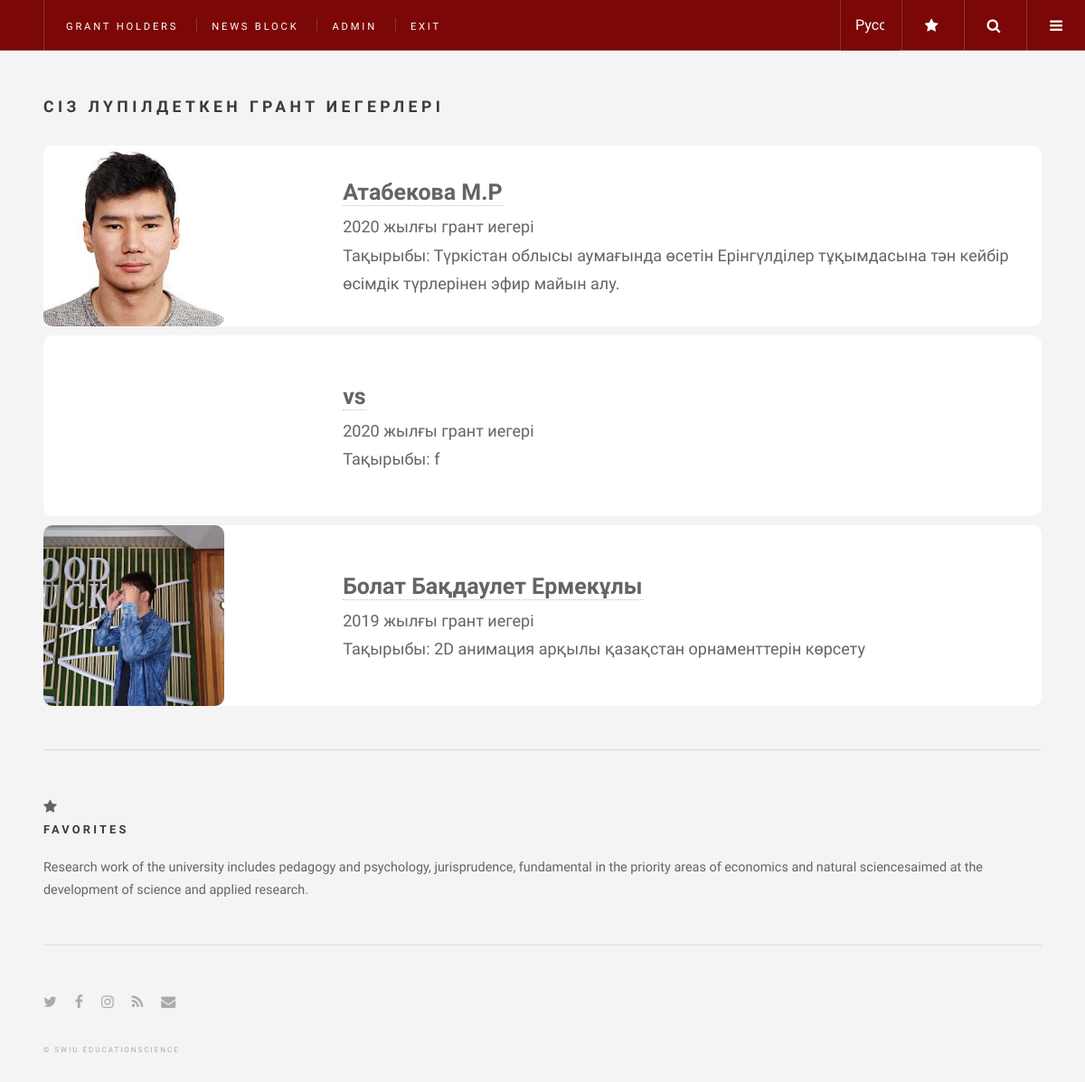
The app's page /en-us/user/like_lists/ (signed in), older data.
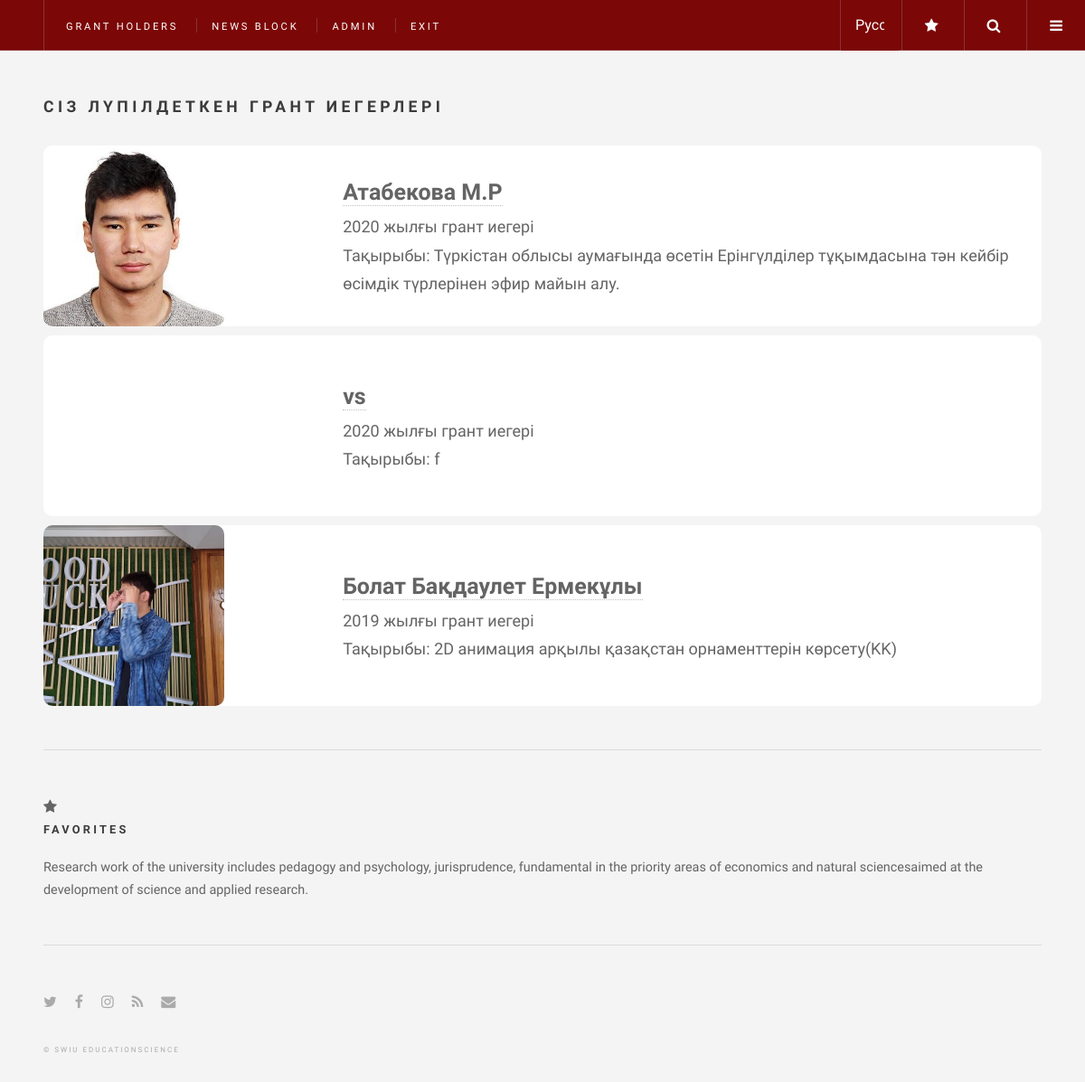
The same page, newer data.
### GrantHolders/models.py (models this page shows, shortened)
class Like(models.Model):
    user = models.ForeignKey(User,on_delete=models.CASCADE,related_name="likes")
    post = models.ForeignKey(GrantHolders,on_delete=models.CASCADE,related_name="likes")

class GrantHolders(models.Model):
    name = models.CharField("Грант иегерінің есімі", max_length=200)
    age = models.DateField("Туылған жылы")
    poster = models.ImageField("Грант иегерінің суреті",upload_to="graduate_img/")
    teacher = models.CharField("Ғылыми жетекшісі",max_length=200)
    bachelor = "Бакалавр"
    magistracy = "Магистратура"
    doctoralstudies = "Доктарантура"
    DEGREE_CHOICES = [
        (bachelor, 'Бакалавр'),
        (magistracy, 'Магистратура'),
        (doctoralstudies, 'Доктарантура'),
    ]
    degree = models.CharField(
        max_length=30,
        choices=DEGREE_CHOICES,
        default=bachelor
    )
    slug = models.SlugField("url",unique=True)
    project_name = models.CharField("Жобаның тақырыбы",max_length=255)
    project_duration = models.CharField("Жобаның мерзімі",max_length=255)
    purpose_project = models.CharField("Жобаның мақсаты",max_length=255)
    ways_project = models.TextField("Жоба мақсатына жету жолдары")
    expected_result = models.TextField("Күтілетін нәтиже")
    novelty_scientific = models.TextField("Ғылыми жұмыстың жаңалығы")
    graduate_year = models.IntegerField("Грант алған жылы",default=0)
    subject = models.ForeignKey(Subject,verbose_name="Грант иегерінің пәні",on_delete=models.CASCADE,blank=True,null=True)
    class Meta:
        verbose_name = "Грант иегері"
        verbose_name_plural = "Грант иегерлері"

### Users/views.py (the view)
# urls.py: path('like_lists/',like_list,name="like_list")
@login_required(login_url='user:register')
def like_list(request):
    user = request.user
    like = user.likes.all()
    context = {
        'qhols':like
    }
    return render(request,"Users/like_list.html",context)

### templates/Users/like_list.html (shortened to what this page needs)
{% extends 'app.html' %}
{% block title %}
{% load static i18n %}
{% endblock %}
{% block content%}
{% load static %}
<div id="main">
    <h2> {% trans 'Сіз лүпілдеткен грант иегерлері' %}</h2>
    <div class="sciense__rows">
        {% for qhol in qhols %}
            <article class="sciense__posts">
                <div class="sciense__block-imgs">
                    <img class="sciense__imgs" src="{{ qhol.post.poster.url }}" alt="">
                </div>
                <div class="like">
                    <a href="{% url 'detailview' qhol.post.slug %}" class="like__title">{{ qhol.post.name }} </a>
                    <p class="like__title paragrapht">{{ qhol.post.graduate_year }}  {% trans 'жылғы грант иегері' %}</p>
                    <p class="like__title paragraph"> {% trans 'Тақырыбы:' %} {{ qhol.post.project_name }}</hp>
                </div>
            </article>
            {% endfor %}
        </div>
</div>
<section id="sidebar">
    <section class="blurb">
        <div >
            <i class="icon fa-star"></i>
            <h2>{% trans 'ЛүпілҚор' %}</h2>
        </div>
        <p>{% trans 'Университеттің ғылыми-зерттеу жұмысы педагогика мен психология, құқықтану, экономика және жаратылыстану ғылымдарының басым бағыттары бойынша іргелі ғылымдар мен қолданбалы зерттеулерді дамытуға бағытталған.' %}</p>
    </section>
{% endblock %}

Row changes from the older to the newer data that the page shows:
changed through a linked row, Like "Болат Бақдаулет Ермекұлы": post.project_name "2D анимация арқылы қазақстан орнаменттерін көрсету" → "2D анимация арқылы қазақстан орнаменттерін көрсету(KK)"
